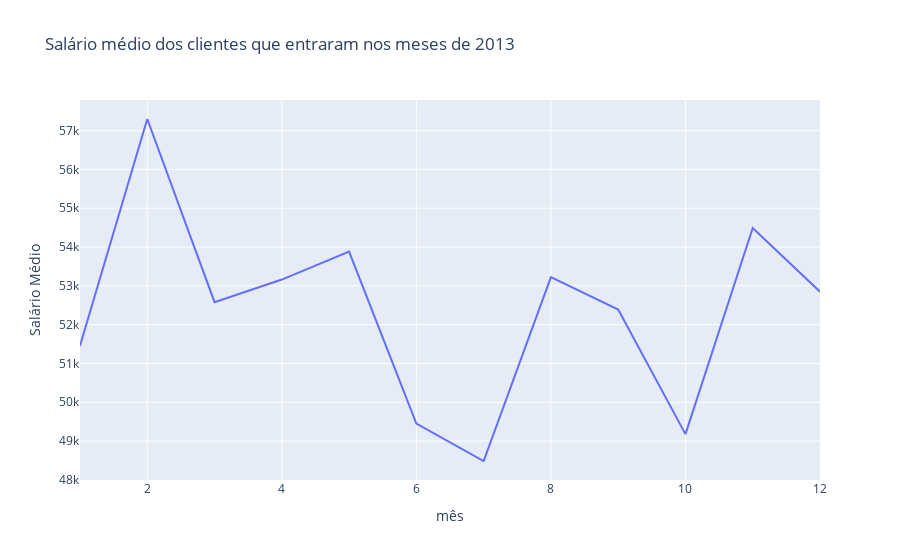

The notebook cell saved with this chart:
### Markdown cell above
## Gráfico 1 ##

### Code cell
#criando o gráfico com o graph_objs
line1= go.Scatter(x= months, y= avg_income, mode= 'lines', name= 'Ligado por linha')

#definindo layout
layout= go.Layout(title= 'Salário médio dos clientes que entraram nos meses de 2013',
                  xaxis= {'title': 'mês'},
                  yaxis= {'title': 'Salário Médio'})

#criando a figura
fig= go.Figure(data= [line1], layout= layout)

#plotando o gráfico
py.iplot(fig)

### Figure 1 — Plotly figure (JSON) as saved in the notebook; plotly's stock layout.template omitted (floating-point values rounded to 4 significant figures)
{"data": [{"mode": "lines", "name": "Ligado por linha", "type": "scatter", "x": [1, 2, 3, 4, 5, 6, 7, 8, 9, 10, 11, 12], "y": [51450.0, 57300.0, 52580.0, 53160.0, 53880.0, 49450.0, 48490.0, 53230.0, 52390.0, 49180.0, 54490.0, 52850.0]}], "layout": {"title": {"text": "Salário médio dos clientes que entraram nos meses de 2013"}, "xaxis": {"title": {"text": "mês"}}, "yaxis": {"title": {"text": "Salário Médio"}}}}
